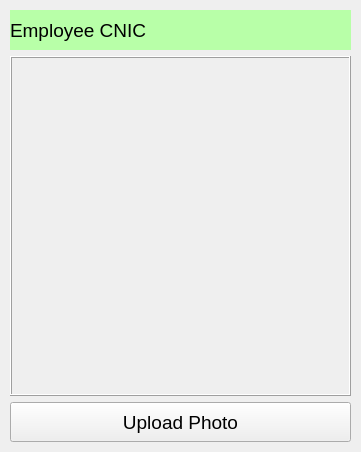
    <widget class="QWidget" name="verticalLayoutWidget_3">
     <property name="geometry">
      <rect>
       <x>1490</x>
       <y>120</y>
       <width>361</width>
       <height>452</height>
      </rect>
     </property>
     <layout class="QVBoxLayout" name="verticalLayout_3" stretch="0,0,0">
      <property name="leftMargin">
       <number>10</number>
      </property>
      <property name="topMargin">
       <number>10</number>
      </property>
      <property name="rightMargin">
       <number>10</number>
      </property>
      <property name="bottomMargin">
       <number>10</number>
      </property>
      <item>
       <widget class="QLabel" name="label_6">
        <property name="sizePolicy">
         <sizepolicy hsizetype="Fixed" vsizetype="Fixed">
          <horstretch>0</horstretch>
          <verstretch>0</verstretch>
         </sizepolicy>
        </property>
        <property name="minimumSize">
         <size>
          <width>340</width>
          <height>40</height>
         </size>
        </property>
        <property name="maximumSize">
         <size>
          <width>341</width>
          <height>40</height>
         </size>
        </property>
        <property name="font">
         <font>
          <pointsize>14</pointsize>
         </font>
        </property>
        <property name="styleSheet">
         <string notr="true">background-color: rgb(184, 255, 168);</string>
        </property>
        <property name="text">
         <string>Employee CNIC</string>
        </property>
       </widget>
      </item>
      <item>
       <widget class="QLabel" name="cnic_image">
        <property name="sizePolicy">
         <sizepolicy hsizetype="Fixed" vsizetype="Fixed">
          <horstretch>0</horstretch>
          <verstretch>0</verstretch>
         </sizepolicy>
        </property>
        <property name="minimumSize">
         <size>
          <width>340</width>
          <height>340</height>
         </size>
        </property>
        <property name="maximumSize">
         <size>
          <width>341</width>
          <height>341</height>
         </size>
        </property>
        <property name="frameShape">
         <enum>QFrame::Box</enum>
        </property>
        <property name="frameShadow">
         <enum>QFrame::Raised</enum>
        </property>
        <property name="text">
         <string/>
        </property>
        <property name="pixmap">
         <pixmap>media/placeholder_image.jpg</pixmap>
        </property>
        <property name="scaledContents">
         <bool>true</bool>
        </property>
        <property name="margin">
         <number>3</number>
        </property>
       </widget>
      </item>
      <item>
       <widget class="QPushButton" name="upload_cnic">
        <property name="sizePolicy">
         <sizepolicy hsizetype="Fixed" vsizetype="Minimum">
          <horstretch>0</horstretch>
          <verstretch>0</verstretch>
         </sizepolicy>
        </property>
        <property name="minimumSize">
         <size>
          <width>340</width>
          <height>40</height>
         </size>
        </property>
        <property name="maximumSize">
         <size>
          <width>341</width>
          <height>41</height>
         </size>
        </property>
        <property name="font">
         <font>
          <pointsize>14</pointsize>
         </font>
        </property>
        <property name="text">
         <string>Upload Photo</string>
        </property>
       </widget>
      </item>
     </layout>
    </widget>
